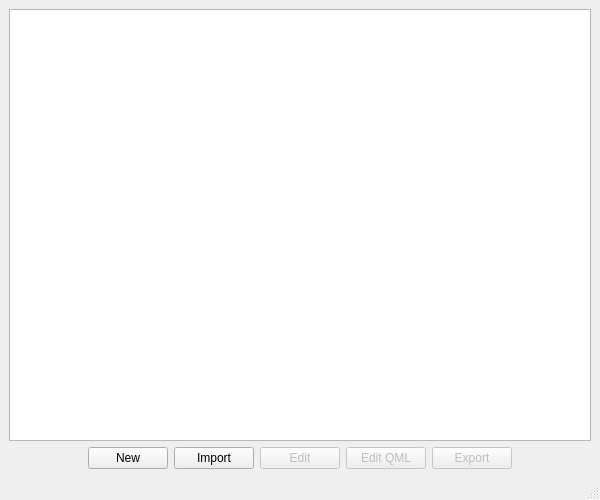
<?xml version="1.0" encoding="UTF-8"?>
<ui version="4.0">
 <class>Material</class>
 <widget class="QMainWindow" name="Material">
  <property name="geometry">
   <rect>
    <x>0</x>
    <y>0</y>
    <width>600</width>
    <height>500</height>
   </rect>
  </property>
  <property name="windowTitle">
   <string>MainWindow</string>
  </property>
  <widget class="QWidget" name="centralwidget">
   <layout class="QVBoxLayout" name="verticalLayout">
    <item>
     <widget class="QListWidget" name="listMaterial">
      <property name="sortingEnabled">
       <bool>true</bool>
      </property>
     </widget>
    </item>
    <item>
     <layout class="QHBoxLayout" name="horizontalLayout">
      <item>
       <spacer name="horizontalSpacer">
        <property name="orientation">
         <enum>Qt::Horizontal</enum>
        </property>
        <property name="sizeHint" stdset="0">
         <size>
          <width>40</width>
          <height>20</height>
         </size>
        </property>
       </spacer>
      </item>
      <item>
       <widget class="QPushButton" name="buttonNew">
        <property name="text">
         <string>New</string>
        </property>
       </widget>
      </item>
      <item>
       <widget class="QPushButton" name="pushButton">
        <property name="text">
         <string>Import</string>
        </property>
       </widget>
      </item>
      <item>
       <widget class="QPushButton" name="buttonEdit">
        <property name="enabled">
         <bool>false</bool>
        </property>
        <property name="text">
         <string>Edit</string>
        </property>
       </widget>
      </item>
      <item>
       <widget class="QPushButton" name="buttonEditQML">
        <property name="enabled">
         <bool>false</bool>
        </property>
        <property name="text">
         <string>Edit QML</string>
        </property>
       </widget>
      </item>
      <item>
       <widget class="QPushButton" name="buttonExport">
        <property name="enabled">
         <bool>false</bool>
        </property>
        <property name="text">
         <string>Export</string>
        </property>
       </widget>
      </item>
      <item>
       <spacer name="horizontalSpacer_2">
        <property name="orientation">
         <enum>Qt::Horizontal</enum>
        </property>
        <property name="sizeHint" stdset="0">
         <size>
          <width>40</width>
          <height>20</height>
         </size>
        </property>
       </spacer>
      </item>
     </layout>
    </item>
   </layout>
  </widget>
  <widget class="QStatusBar" name="statusbar"/>
 </widget>
 <resources/>
 <connections/>
</ui>
